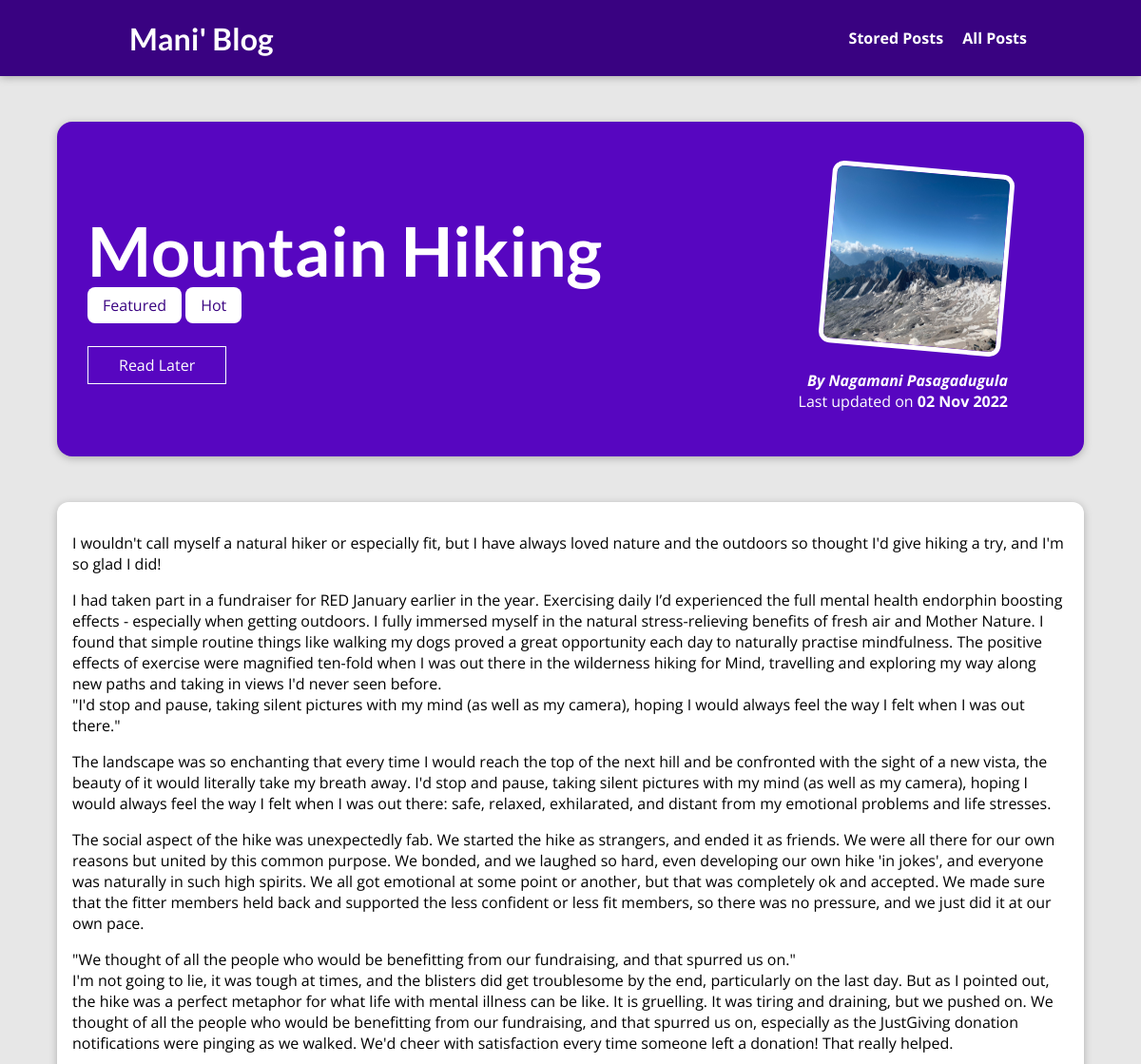
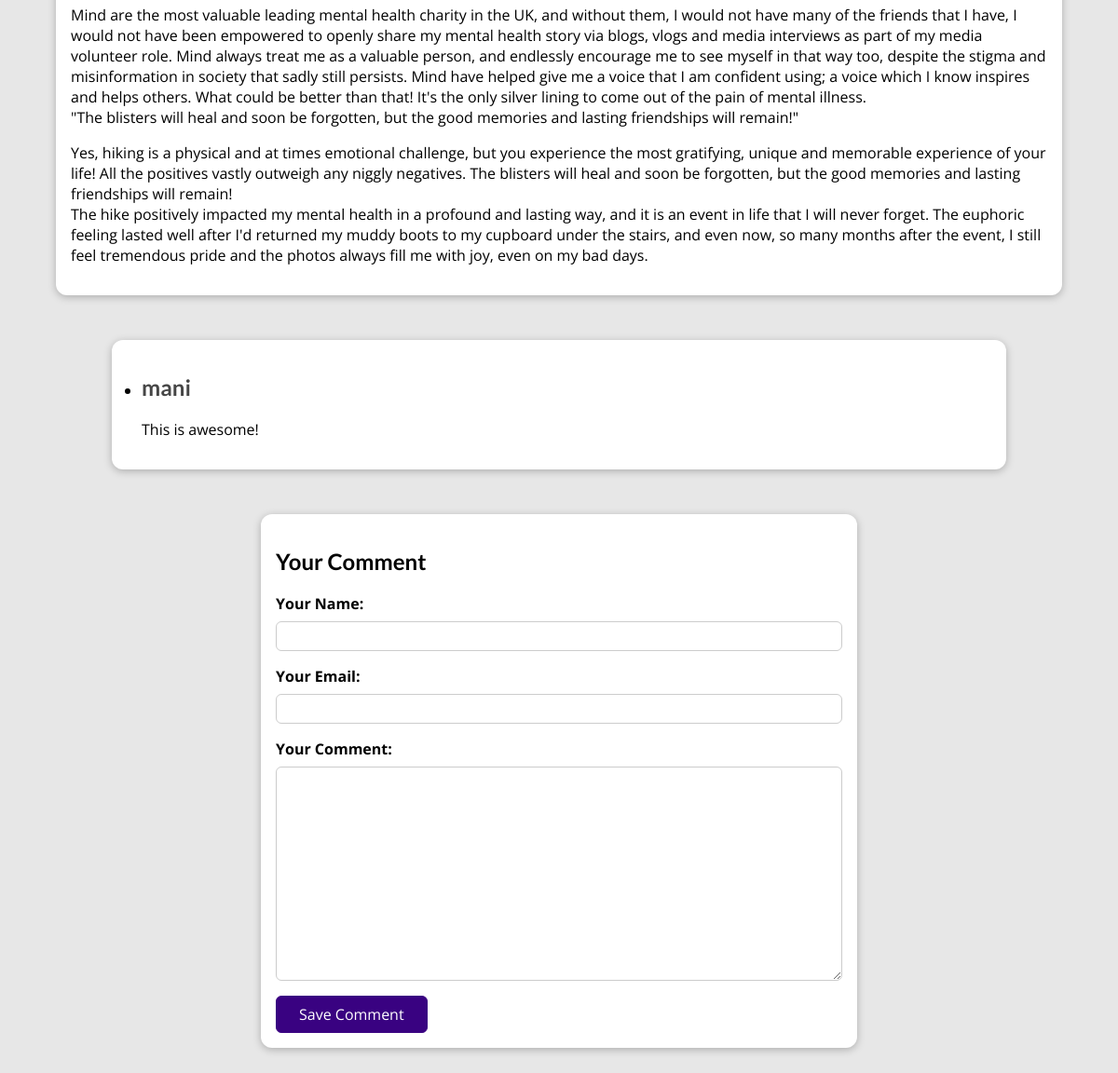
The app's page /posts/mountain-hiking with its own data (2 pictures, top to bottom).
### blog/models.py (models this page shows, shortened)
class Post(models.Model):
    title = models.CharField(max_length=150)
    excerpt = models.CharField(max_length=250)
    image = models.ImageField(upload_to = "posts", null=True)
    date = models.DateField(auto_now=True)
    slug = models.SlugField(unique=True, db_index=True)
    content = models.TextField(validators= [MinLengthValidator(10)])
    author = models.ForeignKey(Author, null=True, on_delete=models.SET_NULL,related_name="posts")
    tags = models.ManyToManyField(Tag)

class Tag(models.Model):
    caption = models.CharField(max_length=20)

class Author(models.Model):
    first_name = models.CharField(max_length=50)
    last_name = models.CharField(max_length=50)
    email = models.EmailField()
    def full_name(self):
        return f"{self.first_name} {self.last_name}"
    def __str__(self) -> str:
        return self.full_name()

class Comment(models.Model):
    user_name = models.CharField(max_length=120)
    user_email = models.EmailField()
    text = models.TextField(max_length=400)
    post = models.ForeignKey(Post, on_delete = models.CASCADE, related_name = "comments")

### blog/views.py (the view)
# urls.py: path("posts/<slug:slug>", views.SinglePostView.as_view(), name="post-detail-page"), #slug - search engine friend identifier
class SinglePostView(View):
    template_name = "blog/post-detail.html"
    model = Post
    def is_stored_post(self,request,post_id):
        stored_posts = request.session.get("stored_posts")
        if stored_posts is not None:
            is_saved_for_later = post_id in stored_posts
        else :
            is_saved_for_later = False
        return is_saved_for_later
    def get(self,request,slug) :
        post = Post.objects.get(slug=slug)
        has_comments = True
        comments = post.comments.all().order_by("-id")
        if len(comments)==0:
            has_comments = False
        context = {
            "post": post,
            "post_tags" : post.tags.all(),
            "comment_form" : CommentForm(),
            "comments" : comments,
            "has_comments" : has_comments,
            "saved_for_later" : self.is_stored_post(request,post.id)
        }
        return render(request,"blog/post-detail.html",context)
    def post(self,request,slug):
        comment_form = CommentForm(request.POST)
        post = Post.objects.get(slug=slug)
        if comment_form.is_valid():
            comment = comment_form.save(commit=False)
            comment.post = post
            comment.save()
            return HttpResponseRedirect(reverse("post-detail-page",args=[slug]))
        context = {
            "post": post,
            "post_tags" : post.tags.all(),
            "comment_form" : CommentForm(),
            "comments" : post.comments.all().order_by("-id"),
            "saved_for_later" : self.is_stored_post(request,post.id)
        }
        return render(request,"blog/post-detail.html",context)

### blog/forms.py
class CommentForm(forms.ModelForm):
      class Meta:
           model = Comment
           exclude = ["post"]
           labels = {
              "user_name" : "Your Name",
              "user_email" : "Your Email",
              "text" : "Your Comment"
           }

### blog/templates/blog/post-detail.html (shortened to what this page needs)
{% extends 'base.html' %}
{% load static %}
{% block css_files %}
    <link rel="stylesheet" href="{% static 'blog/post-detail.css'%}">
{% endblock  %}
{% block content %}
   <section id="summary">
       <h2>{{post.title}}</h2>
       <div>
          {% for tag in post_tags %}
             <span class="tag">{{tag.caption}}</span>
          {% endfor %}
       </div>
       <div id="read-later">
         <form action="{% url 'read-later' %}" method="POST">
            <button>
                {% if saved_for_later %}
                   Remove from "Read Later" List
                {% else %}
                    Read Later
                {% endif %}
              </button>
        </form>
       </div>
       <article>
           <img src="{{ post.image.url }}" alt="{{post.title}}" />
           <address>By <a href="mailto:{{post.author.email_address}}">{{post.author}}</a></address>
           <div>
              Last updated on <time>{{post.date |date:"d M Y" }}</time>
           </div>
       </article>
   </section>
   <main>
     {{post.content | linebreaks}}
   </main>
   <section id="comments">
       {% if has_comments %}
       <ul>
          {% for comment in comments %}
              <li>
                 <h2>{{ comment.user_name }}</h2>
                 <p>{{ comment.text | linebreaks}}</p>
              </li>
          {% endfor %}
       </ul>
       {% else %}
           <p>No comments. Please add your comments</p>
       {% endif %}
   </section>
   <section id="comment-form">
      <h2>Your Comment</h2>
      <form action="{% url "post-detail-page" post.slug %}" method="POST">
        {% for form_field in comment_form %}
         <div class="form-control {% if form_field.errors %}invalid{% endif %}">
             {{ form_field.label_tag }}
             {{ form_field }}
         </div>
         {% endfor %}
         <button>Save Comment</button>
      </form>
    </section>
{% endblock  %}

### templates/base.html (shortened to what this page needs)
{% load static %}
<!DOCTYPE html>
<html lang="en">
<head>
    <link rel="stylesheet" href="{% static 'app.css' %}">
    {% block css_files %}{% endblock %}
</head>
<body>
    <header id="main-navigation">
        <h1><a href="{% url 'starting-page' %}">Mani' Blog</a></h1>
        <nav>
         <a href="{% url 'read-later' %}">Stored Posts</a>
         <a href="{% url 'posts-page' %}">All Posts</a>
        </nav>
    </header>
    {%block content%}{% endblock %}
</body>
</html>

### static/app.css (style rules this page uses)
* { box-sizing: border-box; }
html { font-family: 'Open Sans', 'Lato', sans-serif; }
body { margin: 0; }
h1, h2, h3 { font-family: 'Lato', sans-serif; font-weight: bold; }
#main-navigation { width: 100%; height: 5rem; display: flex; justify-content: space-between; align-items: center; padding: 0 10%; position: absolute; top: 0; left: 0; }
#main-navigation a { text-decoration: none; color: white; font-weight: bold; margin-left: 1rem; }

### blog/static/blog/post-detail.css (style rules this page uses)
body { background-color: #e7e7e7; }
#main-navigation { background-color: #390281; box-shadow: 0 2px 8px rgba(0, 0, 0, 0.25); }
#summary { margin: 8rem auto 3rem auto; padding: 2rem; width: 90%; max-width: 90rem; border-radius: 16px; background-color: #5706c0; position: relative; box-shadow: 0 2px 8px rgba(0, 0, 0, 0.25); height: 22rem; }
#summary h2 { color: white; font-size: 4.5rem; margin-bottom: 0.25rem; }
#summary article { position: absolute; top: 2rem; right: 3rem; padding: 1rem 2rem; border-radius: 12px; text-align: right; color: white; }
#summary article img { width: 12rem; height: 12rem; border-radius: 12px; transform: rotateZ(5deg); border: 5px solid white; margin-bottom: 1rem; }
#summary address { font-weight: bold; }
#summary a { color:white; text-decoration: none; }
#summary time { font-weight: bold; }
main { width: 90%; max-width: 90rem; margin: 3rem auto; background-color: white; padding: 1rem; border-radius: 12px; box-shadow: 0 2px 8px rgba(0, 0, 0, 0.25); }
.tag { background-color: white; color: #390281; padding: 0.5rem 1rem; border-radius: 8px; }
#comment-form { margin: 3rem auto; width:90%; max-width: 40rem; border-radius: 12px; background-color: white; box-shadow: 0 2px 8px rgba(0,0,0,0.25); padding: 1rem; }
#comment-form button { font: inherit; background-color: #390281; color: white; border: 1px solid #390281; padding: 0.5rem 1.5rem; border-radius: 6px; cursor: pointer; }
.form-control { margin-bottom: 1rem; }
.form-control label { font-weight: bold; margin-bottom: 0.5rem; display: block; }
.form-control input, .form-control textarea { display: block; width: 100%; font: inherit; padding: 0.25rem; border-radius: 6px; border: 1px solid #ccc; }
#comments { margin: 3rem auto; width:90%; max-width: 60rem; border-radius: 12px; background-color: white; box-shadow: 0 2px 8px rgba(0,0,0,0.25); padding: 1rem 2rem; }
#comments ul { text-decoration: none; margin: 0; padding: 0; }
#comments li { margin-bottom: 1rem; border-bottom: 2px solid #ccc; }
#comments li:last-of-type { border-bottom: none; }
#comments h2 { color: #464646; }
#read-later { margin: 2rem 0; }
#read-later button { background-color: transparent; border: 1px solid white; padding: 0.5rem 2rem; font : inherit; color: white; cursor: pointer; }

### records on screen
Post: title "Mountain Hiking", image (picture), author "Nagamani Pasagadugula", date "02 Nov 2022", content "I wouldn't call myself a natural hiker or especially fit, but I have always loved nature and the outdoors so thought I'd give hiking a try, and I'm so glad I did! I had taken part in a fundraiser for RED January earlier in the year. Exercising daily I’d experienced the full mental health endorphin boosting effects - especially when getting outdoors. I fully immersed myself in the natural stress-relieving benefits of fresh air and Mother Nature. I found that simple routine things like walking my dogs proved a great opportunity each day to naturally practise mindfulness. The positive effects of exercise were magnified ten-fold when I was out there in the wilderness hiking for Mind, travelling…"
Tag: caption "Featured"
Tag: caption "Hot"
Comment: user_name "mani", text "This is awesome!"
